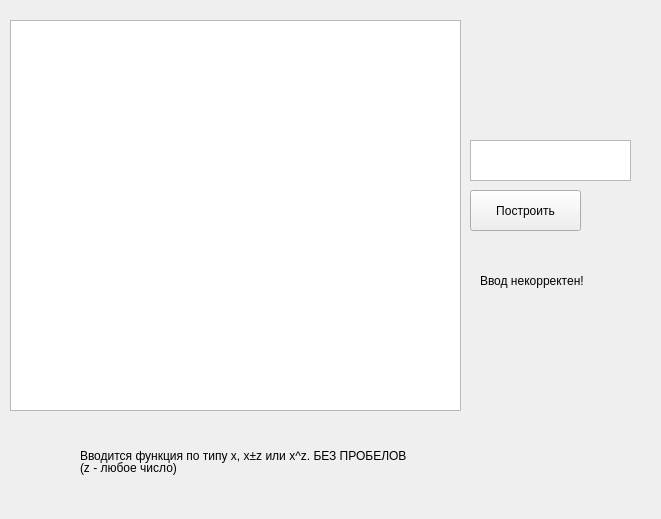
<?xml version="1.0" encoding="UTF-8"?>
<ui version="4.0">
 <class>Form</class>
 <widget class="QWidget" name="Form">
  <property name="geometry">
   <rect>
    <x>0</x>
    <y>0</y>
    <width>661</width>
    <height>519</height>
   </rect>
  </property>
  <property name="windowTitle">
   <string>Form</string>
  </property>
  <widget class="PlotWidget" name="plotWidget">
   <property name="geometry">
    <rect>
     <x>10</x>
     <y>20</y>
     <width>451</width>
     <height>391</height>
    </rect>
   </property>
  </widget>
  <widget class="QPushButton" name="pushButton">
   <property name="geometry">
    <rect>
     <x>470</x>
     <y>190</y>
     <width>111</width>
     <height>41</height>
    </rect>
   </property>
   <property name="text">
    <string>Построить</string>
   </property>
  </widget>
  <widget class="QTextEdit" name="textEdit">
   <property name="geometry">
    <rect>
     <x>470</x>
     <y>140</y>
     <width>161</width>
     <height>41</height>
    </rect>
   </property>
  </widget>
  <widget class="QLabel" name="label">
   <property name="geometry">
    <rect>
     <x>480</x>
     <y>260</y>
     <width>301</width>
     <height>41</height>
    </rect>
   </property>
   <property name="text">
    <string>Ввод некорректен!</string>
   </property>
  </widget>
  <widget class="QLabel" name="label_2">
   <property name="geometry">
    <rect>
     <x>80</x>
     <y>430</y>
     <width>441</width>
     <height>51</height>
    </rect>
   </property>
   <property name="text">
    <string>Вводится функция по типу x, х±z или х^z. БЕЗ ПРОБЕЛОВ </string>
   </property>
  </widget>
  <widget class="QLabel" name="label_3">
   <property name="geometry">
    <rect>
     <x>80</x>
     <y>460</y>
     <width>261</width>
     <height>16</height>
    </rect>
   </property>
   <property name="text">
    <string>(z - любое число)</string>
   </property>
  </widget>
 </widget>
 <customwidgets>
  <customwidget>
   <class>PlotWidget</class>
   <extends>QGraphicsView</extends>
   <header>pyqtgraph</header>
  </customwidget>
 </customwidgets>
 <resources/>
 <connections/>
</ui>
